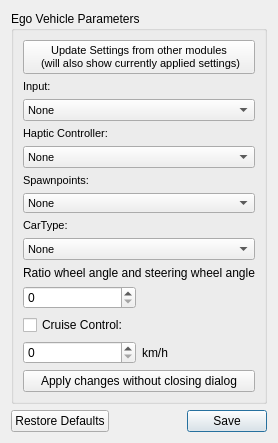
<?xml version="1.0" encoding="UTF-8"?>
<ui version="4.0">
 <class>Dialog</class>
 <widget class="QDialog" name="Dialog">
  <property name="geometry">
   <rect>
    <x>0</x>
    <y>0</y>
    <width>273</width>
    <height>440</height>
   </rect>
  </property>
  <property name="windowTitle">
   <string>Ego Vehicle Settings</string>
  </property>
  <layout class="QGridLayout" name="gridLayout">
   <item row="0" column="0">
    <widget class="QGroupBox" name="groupBox">
     <property name="title">
      <string>Ego Vehicle Parameters</string>
     </property>
     <layout class="QGridLayout" name="gridLayout_2">
      <item row="6" column="0" colspan="2">
       <widget class="QComboBox" name="combo_spawnpoints">
        <property name="minimumSize">
         <size>
          <width>0</width>
          <height>20</height>
         </size>
        </property>
        <property name="maximumSize">
         <size>
          <width>16777215</width>
          <height>116</height>
         </size>
        </property>
        <property name="font">
         <font>
          <pointsize>8</pointsize>
          <kerning>true</kerning>
         </font>
        </property>
        <item>
         <property name="text">
          <string>None</string>
         </property>
        </item>
       </widget>
      </item>
      <item row="12" column="0">
       <widget class="QCheckBox" name="check_box_set_vel">
        <property name="text">
         <string>Cruise Control:</string>
        </property>
       </widget>
      </item>
      <item row="4" column="0" colspan="2">
       <widget class="QComboBox" name="combo_haptic_controllers">
        <property name="sizePolicy">
         <sizepolicy hsizetype="Preferred" vsizetype="Fixed">
          <horstretch>0</horstretch>
          <verstretch>0</verstretch>
         </sizepolicy>
        </property>
        <property name="font">
         <font>
          <pointsize>8</pointsize>
         </font>
        </property>
        <item>
         <property name="text">
          <string>None</string>
         </property>
        </item>
       </widget>
      </item>
      <item row="0" column="0" colspan="2">
       <widget class="QPushButton" name="btn_update">
        <property name="font">
         <font>
          <pointsize>8</pointsize>
         </font>
        </property>
        <property name="text">
         <string>Update Settings from other modules 
 (will also show currently applied settings)</string>
        </property>
       </widget>
      </item>
      <item row="1" column="0">
       <widget class="QLabel" name="lblInput">
        <property name="font">
         <font>
          <pointsize>8</pointsize>
         </font>
        </property>
        <property name="text">
         <string>Input:</string>
        </property>
       </widget>
      </item>
      <item row="2" column="0" colspan="2">
       <widget class="QComboBox" name="combo_input">
        <property name="font">
         <font>
          <pointsize>8</pointsize>
         </font>
        </property>
        <item>
         <property name="text">
          <string>None</string>
         </property>
        </item>
       </widget>
      </item>
      <item row="7" column="0">
       <widget class="QLabel" name="label">
        <property name="font">
         <font>
          <pointsize>8</pointsize>
         </font>
        </property>
        <property name="text">
         <string>CarType:</string>
        </property>
       </widget>
      </item>
      <item row="8" column="0" colspan="2">
       <widget class="QComboBox" name="combo_car_type">
        <property name="font">
         <font>
          <pointsize>8</pointsize>
         </font>
        </property>
        <item>
         <property name="text">
          <string>None</string>
         </property>
        </item>
       </widget>
      </item>
      <item row="13" column="1">
       <widget class="QLabel" name="label_3">
        <property name="text">
         <string>km/h</string>
        </property>
       </widget>
      </item>
      <item row="5" column="0">
       <widget class="QLabel" name="lblSpawnpoints">
        <property name="font">
         <font>
          <pointsize>8</pointsize>
          <weight>50</weight>
          <bold>false</bold>
         </font>
        </property>
        <property name="text">
         <string>Spawnpoints:</string>
        </property>
       </widget>
      </item>
      <item row="14" column="0" colspan="2">
       <widget class="QPushButton" name="btn_apply_parameters">
        <property name="text">
         <string>Apply changes without closing dialog</string>
        </property>
       </widget>
      </item>
      <item row="13" column="0">
       <widget class="QSpinBox" name="spin_velocity"/>
      </item>
      <item row="3" column="0">
       <widget class="QLabel" name="label_2">
        <property name="font">
         <font>
          <pointsize>8</pointsize>
         </font>
        </property>
        <property name="text">
         <string>Haptic Controller:</string>
        </property>
       </widget>
      </item>
      <item row="9" column="0" colspan="2">
       <widget class="QLabel" name="label_4">
        <property name="text">
         <string>Ratio wheel angle and steering wheel angle</string>
        </property>
       </widget>
      </item>
      <item row="10" column="0">
       <widget class="QSpinBox" name="spin_steering_ratio"/>
      </item>
     </layout>
    </widget>
   </item>
   <item row="1" column="0">
    <widget class="QDialogButtonBox" name="button_box_egovehicle_settings">
     <property name="orientation">
      <enum>Qt::Horizontal</enum>
     </property>
     <property name="standardButtons">
      <set>QDialogButtonBox::RestoreDefaults|QDialogButtonBox::Save</set>
     </property>
    </widget>
   </item>
  </layout>
 </widget>
 <resources/>
 <connections>
  <connection>
   <sender>button_box_egovehicle_settings</sender>
   <signal>accepted()</signal>
   <receiver>Dialog</receiver>
   <slot>accept()</slot>
   <hints>
    <hint type="sourcelabel">
     <x>248</x>
     <y>254</y>
    </hint>
    <hint type="destinationlabel">
     <x>157</x>
     <y>274</y>
    </hint>
   </hints>
  </connection>
  <connection>
   <sender>button_box_egovehicle_settings</sender>
   <signal>rejected()</signal>
   <receiver>Dialog</receiver>
   <slot>reject()</slot>
   <hints>
    <hint type="sourcelabel">
     <x>316</x>
     <y>260</y>
    </hint>
    <hint type="destinationlabel">
     <x>286</x>
     <y>274</y>
    </hint>
   </hints>
  </connection>
 </connections>
</ui>
